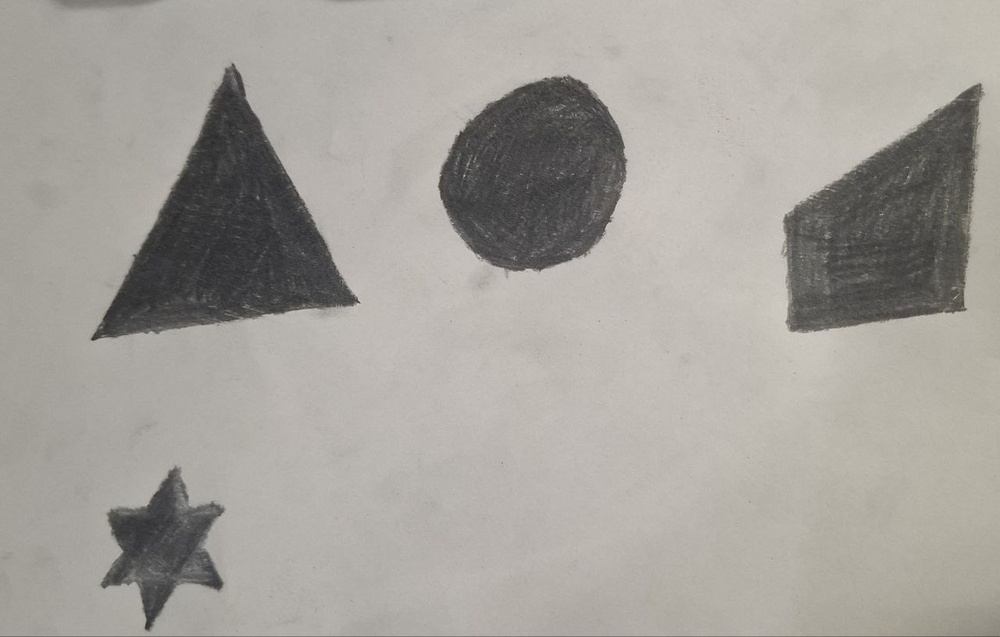
#> input picture images/figures.jpg, 1000 x 637 px, shrunk from 1280 x 815 before the run
$ python HW_lesson5.py
#> lines starting #> are read from the running program, lines starting #| are printed output that depends on the picture; after the words box and inside, x2 and y2 are one past the last pixel; in counts of white or black regions, pixels touching at a corner belong together
import cv2
import numpy as np

img = cv2.imread('images/figures.jpg')
#> img is the input picture: shape (637, 1000, 3); mean B, G, R 155.5, 161.2, 164.8
img_copy = img.copy()
img = cv2.GaussianBlur(img, (5, 5), 2)
img = cv2.cvtColor(img, cv2.COLOR_BGR2HSV)
#> img: shape (637, 1000, 3); mean H, S, V 23.2, 14, 164.9

lower = np.array([0, 0, 0])
upper = np.array([179, 255, 137])

mask = cv2.inRange(img, lower, upper)
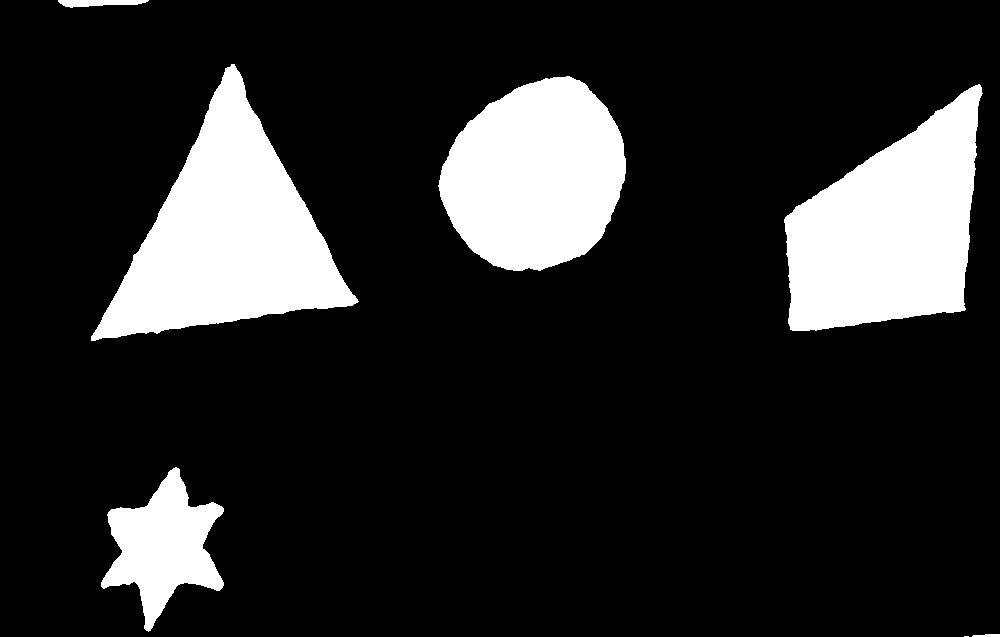
#> mask: shape (637, 1000); 16.1% white; 7 white regions (1 under 20 px)
img = cv2.bitwise_and(img, img, mask=mask)
#> img: shape (637, 1000, 3); mean H, S, V 8, 1.6, 12.8

contours, _ = cv2.findContours(mask, cv2.RETR_EXTERNAL, cv2.CHAIN_APPROX_SIMPLE)
#> contours = 7 contours, 1 with area under 20; largest, box (x1, y1, x2, y2) and area: (91, 64, 359, 341) 33299, (784, 84, 983, 331) 30922, (438, 76, 626, 271) 26950, (101, 467, 224, 632) 9855, (58, 0, 149, 8) 402, (972, 634, 1000, 637) 41

for cnt in contours:
    area = cv2.contourArea(cnt)

    if area > 200:
        x, y, w, h = cv2.boundingRect(cnt)
        perimeter = cv2.arcLength(cnt, True)
        M = cv2.moments(cnt)

        if M["m00"] != 0:
            cx = int(M["m10"] / M["m00"])
            cy = int(M["m01"] / M["m00"])


        aspect_ratio = round((w / h), 2)
        compactness = round(((4*np.pi*area)/(perimeter**2)), 2)
        approx = cv2.approxPolyDP(cnt, 0.02*perimeter, True)
        shape = ''

        if len(approx) == 3:
            shape = 'Triangle'
        elif len(approx) == 4:
            shape = 'Rectangle'
        elif len(approx) >= 8 and len(approx) != 12:
            shape = 'Oval'
        elif len(approx) == 12:
            shape = "Star"
        else:
            shape = 'Idk'

        cv2.circle(img_copy, (cx, cy), 4, (255, 0, 0), -1)
        cv2.putText(img_copy, f'S:{round(area, 2)}, P:{round(perimeter, 2)}', (x, y-5), cv2.FONT_HERSHEY_SIMPLEX, 0.4, (0, 0, 255), 1)
        cv2.rectangle(img_copy, (x, y), (x + w, y + h), (11, 185, 200), 2)
        cv2.putText(img_copy, f'AR: {aspect_ratio}, C: {compactness}',(x, y-30), cv2.FONT_HERSHEY_SIMPLEX, 0.4, (0, 0, 255), 1)
        cv2.putText(img_copy, f'{shape}', (x, y - 55), cv2.FONT_HERSHEY_SIMPLEX,0.4, (0, 0, 255), 1)
#> this loop made 7 passes
#> (area, x, y, w, h, perimeter, cx, cy) on passes 4, 6, 7: (30922.5, 784, 84, 199, 247, 801.6, 888, 229), (33299, 91, 64, 268, 277, 915.6, 226, 235), (401.5, 58, 0, 91, 8, 186.4, 97, 2)
#> (area, x, y, w, h, perimeter, cx, cy) on passes 3, 5: (9855, 101, 467, 123, 165, 572.2, 162, 545), (26950, 438, 76, 188, 195, 630.6, 534, 175)
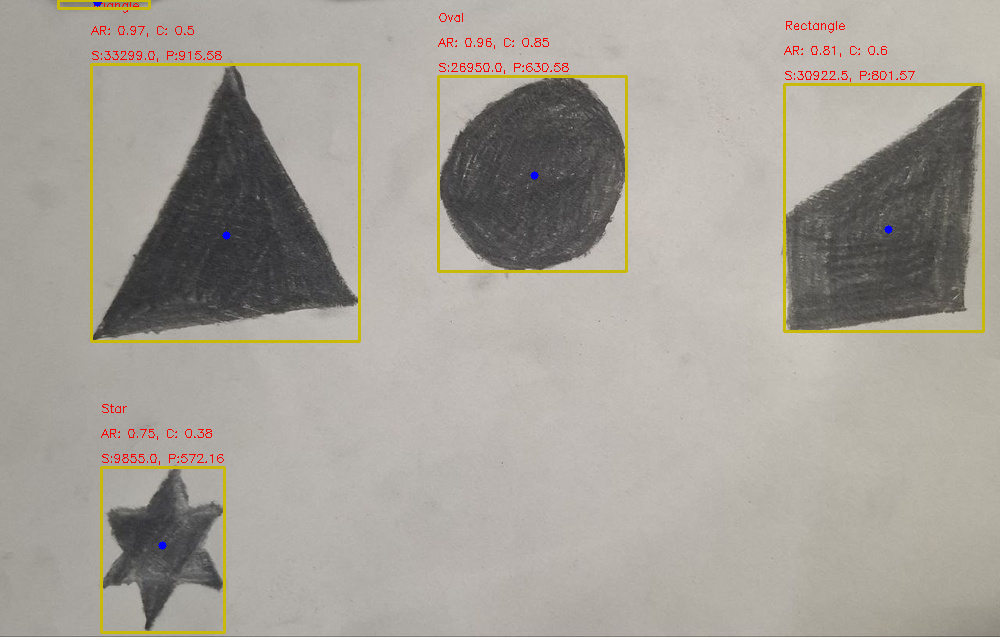
#> img_copy: shape (637, 1000, 3); 2.05% of pixels changed, all inside (x1, y1, x2, y2) = (57, 0, 985, 634)

cv2.imshow('Result', img_copy)
cv2.imwrite("result.jpg", img_copy)
cv2.waitKey(0)
cv2.destroyAllWindows()
